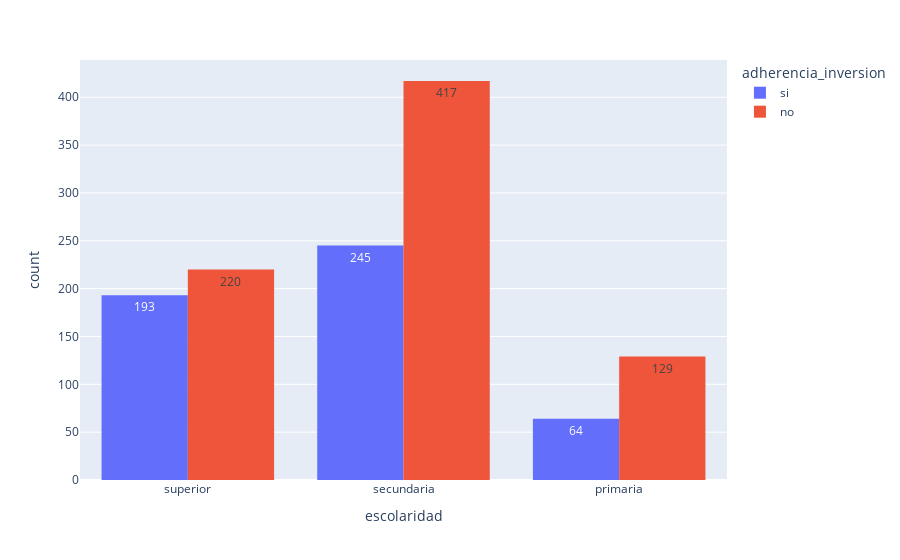

The cell this chart's notebook holds for it:
### Code cell
px.histogram(datos, x='escolaridad',text_auto=True, color='adherencia_inversion',barmode='group')

### Figure 1 — Plotly figure (JSON) as saved in the notebook; plotly's stock layout.template omitted (floating-point values rounded to 4 significant figures; data arrays with more than 128 entries replaced by an {"elided": "..."} marker saying what was removed)
{"data": [{"alignmentgroup": "True", "bingroup": "x", "hovertemplate": "adherencia_inversion=si<br>escolaridad=%{x}<br>count=%{y}<extra></extra>", "legendgroup": "si", "marker": {"color": "#636efa", "pattern": {"shape": ""}}, "name": "si", "offsetgroup": "si", "orientation": "v", "showlegend": true, "texttemplate": "%{value}", "type": "histogram", "x": {"elided": "502 str values"}, "xaxis": "x", "yaxis": "y"}, {"alignmentgroup": "True", "bingroup": "x", "hovertemplate": "adherencia_inversion=no<br>escolaridad=%{x}<br>count=%{y}<extra></extra>", "legendgroup": "no", "marker": {"color": "#EF553B", "pattern": {"shape": ""}}, "name": "no", "offsetgroup": "no", "orientation": "v", "showlegend": true, "texttemplate": "%{value}", "type": "histogram", "x": {"elided": "766 str values"}, "xaxis": "x", "yaxis": "y"}], "layout": {"barmode": "group", "legend": {"title": {"text": "adherencia_inversion"}, "tracegroupgap": 0}, "margin": {"t": 60}, "xaxis": {"anchor": "y", "domain": [0, 1], "title": {"text": "escolaridad"}}, "yaxis": {"anchor": "x", "domain": [0, 1], "title": {"text": "count"}}}}
